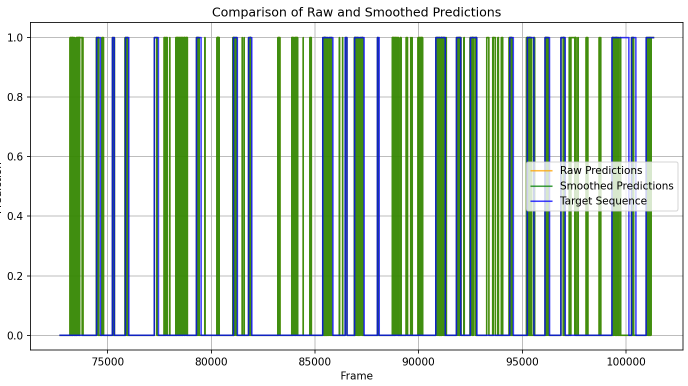
#> input picture Workshop_7/Smoothing_image.png, 1375 x 771 px (shown at 1/2 size)
$ python -i opencv_intro.py   (imports and definitions only)
#> lines starting #> are read from the running program, lines starting #| are printed output that depends on the picture
#> further down, picture is the input picture: shape (771, 1375, 3); mean B, G, R 194.6, 210.1, 192.6
import cv2
import numpy as np
import argparse
import csv

def process_frame(frame, apply_filters=True, crop=None, resize=None):
    """
    Process a single video frame with optional cropping, resizing, and filters.

    Args:
        frame: Input video frame.
        apply_filters: Apply effects like edge detection (default: True).
        crop: Crop parameters as percentages [x0, y0, width, height] (default: None).
        resize: Resize dimensions (width, height) (default: None).

    Returns:
        Processed video frame.
    """
#> called with apply_filters = True
    if crop:
        h, w = frame.shape[:2]
        x0, y0, crop_w, crop_h = [int(c * 0.01 * dim) for c, dim in zip(crop, [w, h, w, h])]
        frame = frame[y0:y0+crop_h, x0:x0+crop_w]

    if resize:
        frame = cv2.resize(frame, resize)

    if apply_filters:
        # Convert to grayscale
        gray = cv2.cvtColor(frame, cv2.COLOR_BGR2GRAY)
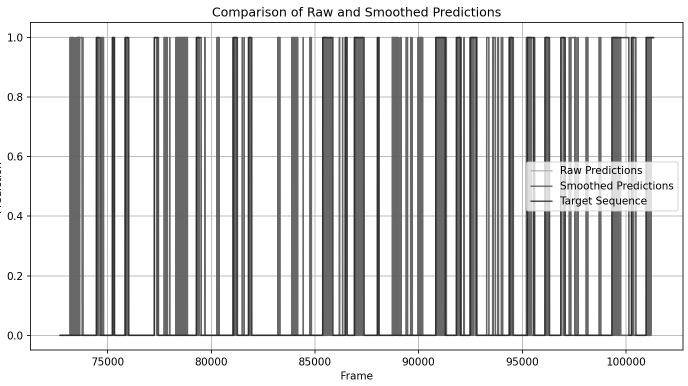
#> gray: shape (771, 1375) (shown at 1/2 size); min 0, max 255, mean 203

        # Apply Gaussian blur
        blurred = cv2.GaussianBlur(gray, (5, 5), 0)

        # Apply Canny edge detection
        edges = cv2.Canny(blurred, 50, 150)
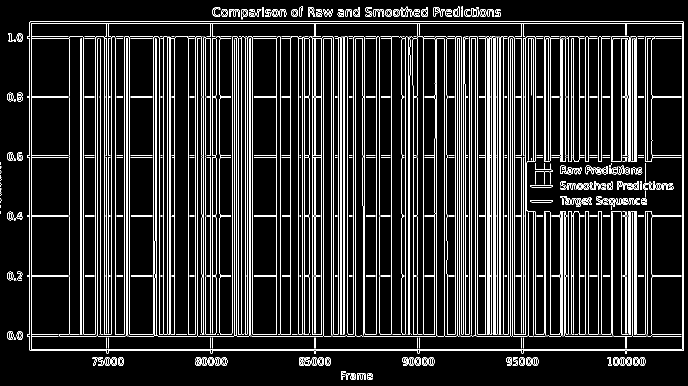
#> edges: shape (771, 1375) (shown at 1/2 size); 10.4% white in thin lines or dots

        # Convert back to BGR for colored edge overlay
        edges_color = cv2.cvtColor(edges, cv2.COLOR_GRAY2BGR)
#> edges_color: shape (771, 1375, 3); 10.4% white in thin lines or dots

        # Combine original frame with colored edges
        result = cv2.addWeighted(frame, 0.7, edges_color, 0.3, 0)
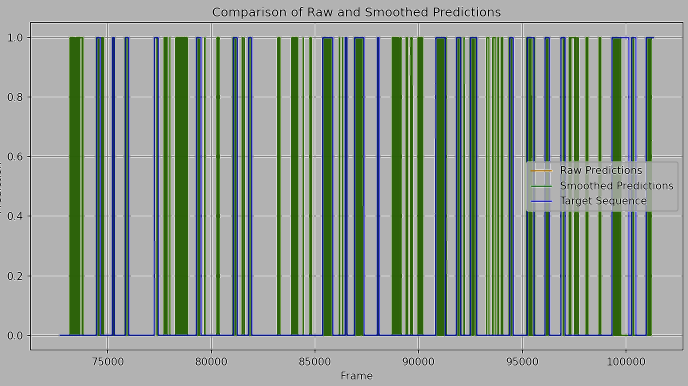
#> result: shape (771, 1375, 3) (shown at 1/2 size); mean B, G, R 143.9, 154.7, 142.5

        return result
    else:
        return frame

# [79 lines left out: function main, not called in this run]

# [2 lines not run here, left out]

>>> import cv2
>>> picture = cv2.imread('Smoothing_image.png')
>>> result = process_frame(picture)
